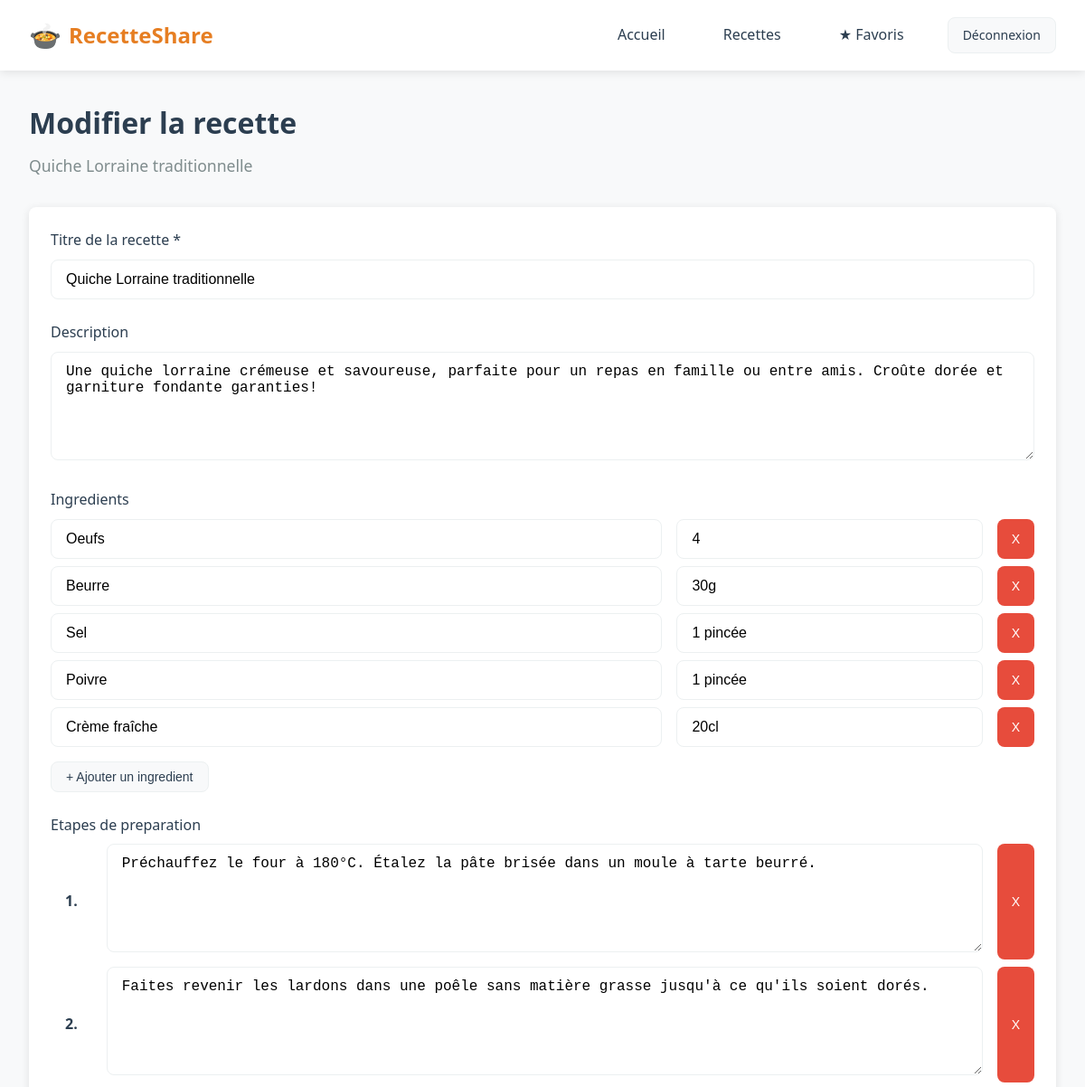
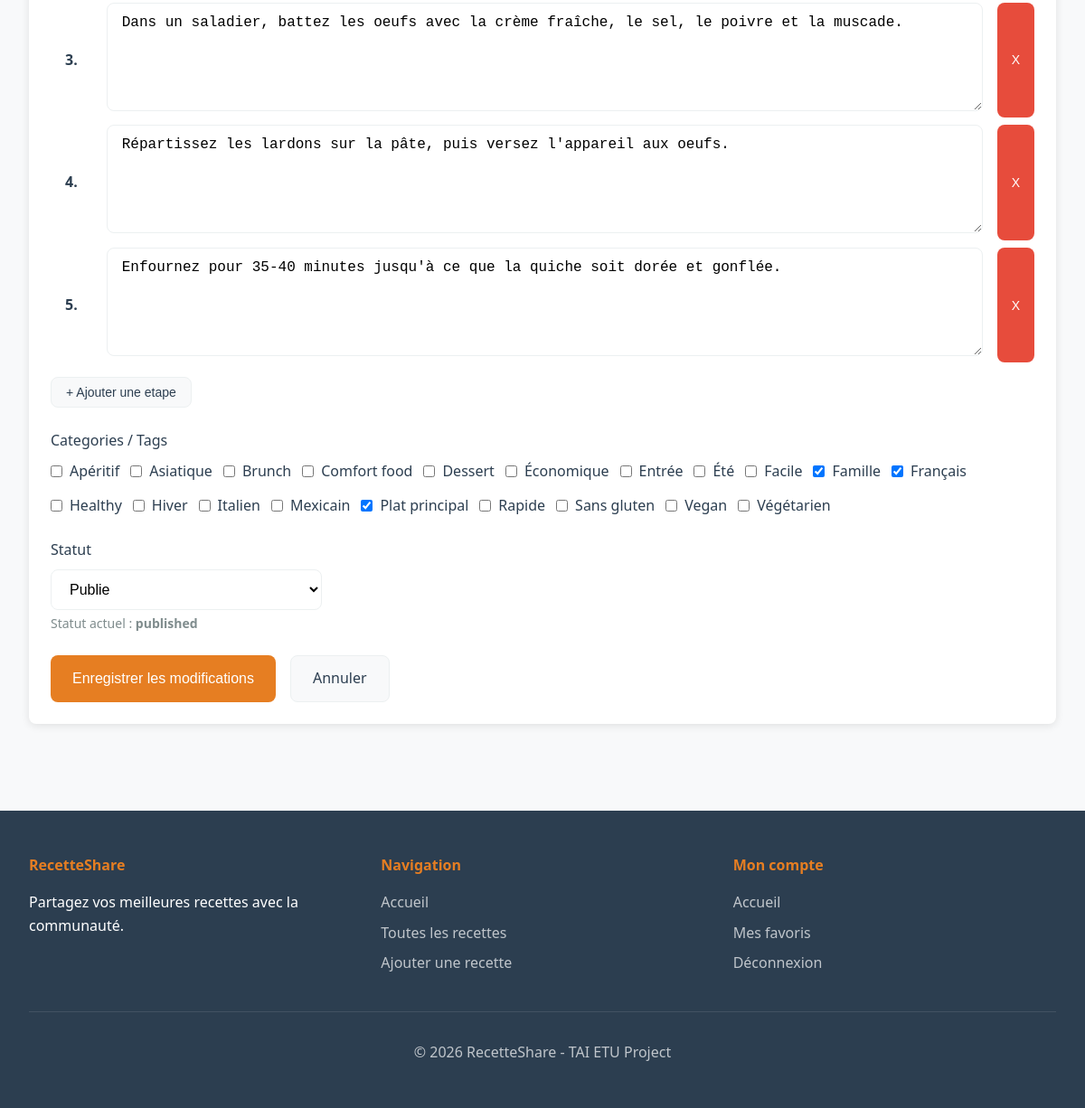
The app's page /pages/recipe_edit.php?id=1 (signed in) with its own data (2 pictures, top to bottom).
### tables this page shows
CREATE TABLE IF NOT EXISTS recipe (
    id INT AUTO_INCREMENT PRIMARY KEY,
    user_id INT NOT NULL,
    title VARCHAR(255) NOT NULL,
    description TEXT,
    photo VARCHAR(255) DEFAULT NULL,
    status ENUM('draft','published','archived') DEFAULT 'draft',
    created_at DATETIME DEFAULT CURRENT_TIMESTAMP,
    updated_at DATETIME DEFAULT CURRENT_TIMESTAMP ON UPDATE CURRENT_TIMESTAMP,
    FOREIGN KEY (user_id) REFERENCES users(id)
);

CREATE TABLE IF NOT EXISTS recipe_ingredient (
    recipe_id INT NOT NULL,
    ingredient_id INT NOT NULL,
    quantity VARCHAR(50),
    PRIMARY KEY (recipe_id, ingredient_id),
    FOREIGN KEY (recipe_id) REFERENCES recipe(id) ON DELETE CASCADE,
    FOREIGN KEY (ingredient_id) REFERENCES ingredient(id) ON DELETE CASCADE
);

CREATE TABLE IF NOT EXISTS ingredient (
    id INT AUTO_INCREMENT PRIMARY KEY,
    name VARCHAR(100) NOT NULL UNIQUE
);

CREATE TABLE IF NOT EXISTS tag (
    id INT AUTO_INCREMENT PRIMARY KEY,
    name VARCHAR(50) NOT NULL UNIQUE
);

### includes/functions.php (called while the page is built, shortened)
<?php
function getRecipeTags($pdo, $recipeId) {
    $stmt = $pdo->prepare('
        SELECT t.* FROM tag t
        JOIN recipe_tag rt ON t.id = rt.tag_id
        WHERE rt.recipe_id = ?
    ');
    $stmt->execute([$recipeId]);
    return $stmt->fetchAll(PDO::FETCH_ASSOC);
}
function getRecipeIngredients($pdo, $recipeId) {
    $stmt = $pdo->prepare('
        SELECT i.name, ri.quantity
        FROM ingredient i
        JOIN recipe_ingredient ri ON i.id = ri.ingredient_id
        WHERE ri.recipe_id = ?
    ');
    $stmt->execute([$recipeId]);
    return $stmt->fetchAll(PDO::FETCH_ASSOC);
}
function getRecipeSteps($pdo, $recipeId) {
    $stmt = $pdo->prepare('SELECT * FROM step WHERE recipe_id = ? ORDER BY step_number');
    $stmt->execute([$recipeId]);
    return $stmt->fetchAll(PDO::FETCH_ASSOC);
}
?>

### pages/recipe_edit.php (the view, shortened to what this page needs)
<?php
require_once '../includes/db.php';
require_once '../includes/functions.php';
$recipeId = (int)$_GET['id'];
$stmt = $pdo->prepare('SELECT * FROM recipe WHERE id = ?');
$stmt->execute([$recipeId]);
$recipe = $stmt->fetch(PDO::FETCH_ASSOC);
$allTags = $pdo->query('SELECT * FROM tag ORDER BY name')->fetchAll(PDO::FETCH_ASSOC);
$currentIngredients = getRecipeIngredients($pdo, $recipeId);
$currentSteps = getRecipeSteps($pdo, $recipeId);
$currentTags = array_column(getRecipeTags($pdo, $recipeId), 'id');
$formData = [
    'title' => $recipe['title'],
    'description' => $recipe['description'],
    'status' => $recipe['status'],
    'ingredients' => !empty($currentIngredients) ? $currentIngredients : [['name' => '', 'quantity' => '']],
    'steps' => !empty($currentSteps) ? array_column($currentSteps, 'content') : [''],
    'tags' => $currentTags
];
require_once '../includes/header.php';
?>
<div class="container">
    <div class="page-header">
        <h1 class="page-title">Modifier la recette</h1>
        <p class="page-subtitle"><?= htmlspecialchars($recipe['title']) ?></p>
    </div>
    <div class="card">
        <form method="post" class="card-body">
            <div class="form-group">
                <label class="form-label" for="title">Titre de la recette *</label>
                <input type="text" id="title" name="title" class="form-control"
                       value="<?= htmlspecialchars($formData['title']) ?>"
                       placeholder="Ex: Tarte aux pommes traditionnelle" required>
            </div>
            <div class="form-group">
                <label class="form-label" for="description">Description</label>
                <textarea id="description" name="description" class="form-control"
                          placeholder="Decrivez votre recette en quelques lignes..."><?= htmlspecialchars($formData['description']) ?></textarea>
            </div>
            <div class="form-group">
                <label class="form-label">Ingredients</label>
                <div id="ingredients-container">
                    <?php foreach ($formData['ingredients'] as $index => $ing): ?>
                        <div class="form-row mb-1 ingredient-row">
                            <div class="form-group" style="flex: 2; margin-bottom: 0;">
                                <input type="text" name="ingredients[<?= $index ?>][name]" class="form-control"
                                       value="<?= htmlspecialchars($ing['name']) ?>" placeholder="Nom de l'ingredient">
                            </div>
                            <div class="form-group" style="flex: 1; margin-bottom: 0;">
                                <input type="text" name="ingredients[<?= $index ?>][quantity]" class="form-control"
                                       value="<?= htmlspecialchars($ing['quantity'] ?? '') ?>" placeholder="Quantite">
                            </div>
                            <button type="button" class="btn btn-danger btn-sm remove-ingredient" title="Supprimer">X</button>
                        </div>
                    <?php endforeach; ?>
                </div>
                <button type="button" id="add-ingredient" class="btn btn-secondary btn-sm mt-1">+ Ajouter un ingredient</button>
            </div>
            <div class="form-group">
                <label class="form-label">Etapes de preparation</label>
                <div id="steps-container">
                    <?php foreach ($formData['steps'] as $index => $step): ?>
                        <div class="form-row mb-1 step-row">
                            <span class="step-number" style="display: flex; align-items: center; font-weight: bold; padding: 0 1rem;"><?= $index + 1 ?>.</span>
                            <div class="form-group" style="flex: 1; margin-bottom: 0;">
                                <textarea name="steps[]" class="form-control" rows="2"
                                          placeholder="Decrivez cette etape..."><?= htmlspecialchars($step) ?></textarea>
                            </div>
                            <button type="button" class="btn btn-danger btn-sm remove-step" title="Supprimer">X</button>
                        </div>
                    <?php endforeach; ?>
                </div>
                <button type="button" id="add-step" class="btn btn-secondary btn-sm mt-1">+ Ajouter une etape</button>
            </div>
            <?php if (!empty($allTags)): ?>
                <div class="form-group">
                    <label class="form-label">Categories / Tags</label>
                    <div style="display: flex; flex-wrap: wrap; gap: 0.75rem;">
                        <?php foreach ($allTags as $tag): ?>
                            <label style="display: flex; align-items: center; gap: 0.5rem; cursor: pointer;">
                                <input type="checkbox" name="tags[]" value="<?= $tag['id'] ?>"
                                       <?= in_array($tag['id'], $formData['tags']) ? 'checked' : '' ?>>
                                <?= htmlspecialchars($tag['name']) ?>
                            </label>
                        <?php endforeach; ?>
                    </div>
                </div>
            <?php endif; ?>
            <div class="form-group">
                <label class="form-label">Statut</label>
                <select name="status" class="form-control" style="max-width: 300px;">
                    <?php if ($recipe['status'] === 'draft'): ?>
                        <option value="draft" <?= $formData['status'] === 'draft' ? 'selected' : '' ?>>Brouillon</option>
                        <option value="published" <?= $formData['status'] === 'published' ? 'selected' : '' ?>>Publie</option>
                    <?php elseif ($recipe['status'] === 'published'): ?>
                        <option value="published" <?= $formData['status'] === 'published' ? 'selected' : '' ?>>Publie</option>
                    <?php elseif ($recipe['status'] === 'archived'): ?>
                        <option value="archived" <?= $formData['status'] === 'archived' ? 'selected' : '' ?>>Archive</option>
                        <option value="published" <?= $formData['status'] === 'published' ? 'selected' : '' ?>>Republier</option>
                    <?php endif; ?>
                </select>
                <p class="form-hint">Statut actuel : <strong><?= $recipe['status'] ?></strong></p>
            </div>
            <div class="d-flex gap-2">
                <button type="submit" class="btn btn-primary">Enregistrer les modifications</button>
                <a href="recipe.php?id=<?= $recipeId ?>" class="btn btn-secondary">Annuler</a>
            </div>
        </form>
    </div>
</div>
<?php require_once '../includes/footer.php'; ?>

### assets/style.css (style rules this page uses)
:root { --primary-color: #e67e22; --primary-dark: #d35400; --secondary-color: #27ae60; --text-dark: #2c3e50; --text-light: #7f8c8d; --bg-light: #f8f9fa; --bg-white: #ffffff; --border-color: #ecf0f1; --danger-color: #e74c3c; --warning-color: #f39c12; --success-color: #27ae60; --shadow: 0 2px 10px rgba(0, 0, 0, 0.1); --radius: 8px; }
* { margin: 0; padding: 0; box-sizing: border-box; }
body { font-family: 'Segoe UI', Tahoma, Geneva, Verdana, sans-serif; background-color: var(--bg-light); color: var(--text-dark); line-height: 1.6; }
a { color: var(--primary-color); text-decoration: none; transition: color 0.3s ease; }
.btn { display: inline-flex; align-items: center; justify-content: center; gap: 0.5rem; padding: 0.75rem 1.5rem; border: none; border-radius: var(--radius); font-size: 1rem; font-weight: 500; cursor: pointer; transition: all 0.3s ease; text-decoration: none; }
.btn-primary { background-color: var(--primary-color); color: white; }
.btn-secondary { background-color: var(--bg-light); color: var(--text-dark); border: 1px solid var(--border-color); }
.btn-danger { background-color: var(--danger-color); color: white; }
.btn-sm { padding: 0.5rem 1rem; font-size: 0.875rem; }
.container { max-width: 1200px; margin: 0 auto; padding: 2rem; }
.page-header { margin-bottom: 2rem; }
.page-title { font-size: 2rem; color: var(--text-dark); margin-bottom: 0.5rem; }
.page-subtitle { color: var(--text-light); font-size: 1.1rem; }
.form-group { margin-bottom: 1.5rem; }
.form-label { display: block; margin-bottom: 0.5rem; font-weight: 500; color: var(--text-dark); }
.form-control { width: 100%; padding: 0.75rem 1rem; font-size: 1rem; border: 1px solid var(--border-color); border-radius: var(--radius); background-color: var(--bg-white); transition: border-color 0.3s ease, box-shadow 0.3s ease; }
.form-control::placeholder { color: var(--text-light); }
textarea.form-control { min-height: 120px; resize: vertical; }
select.form-control { cursor: pointer; }
.form-hint { font-size: 0.875rem; color: var(--text-light); margin-top: 0.25rem; }
.form-row { display: flex; gap: 1rem; }
.form-row .form-group { flex: 1; }
.card { background: var(--bg-white); border-radius: var(--radius); box-shadow: var(--shadow); overflow: hidden; }
.card-body { padding: 1.5rem; }
.mt-1 { margin-top: 0.5rem; }
.mb-1 { margin-bottom: 0.5rem; }
.d-flex { display: flex; }
.gap-2 { gap: 1rem; }

### records on screen
recipe: title "Quiche Lorraine traditionnelle", description "Une quiche lorraine crémeuse et savoureuse, parfaite pour un repas en famille ou entre amis. Croûte dorée et garniture fondante garanties!", status "Publie", status "published"
recipe_ingredient: ingredient.name "Oeufs", quantity "4"
recipe_ingredient: ingredient.name "Beurre", quantity "30g"
recipe_ingredient: ingredient.name "Sel", quantity "1 pincée"
recipe_ingredient: ingredient.name "Poivre", quantity "1 pincée"
recipe_ingredient: ingredient.name "Crème fraîche", quantity "20cl"
tag: name "Apéritif"
tag: name "Asiatique"
tag: name "Brunch"
tag: name "Comfort food"
tag: name "Dessert"
tag: name "Économique"
tag: name "Entrée"
tag: name "Été"
tag: name "Facile"
tag: id "☑", name "Famille"
tag: id "☑", name "Français"
tag: name "Healthy"
tag: name "Hiver"
tag: name "Italien"
tag: name "Mexicain"
tag: id "☑", name "Plat principal"
tag: name "Rapide"
tag: name "Sans gluten"
tag: name "Vegan"
tag: name "Végétarien"
